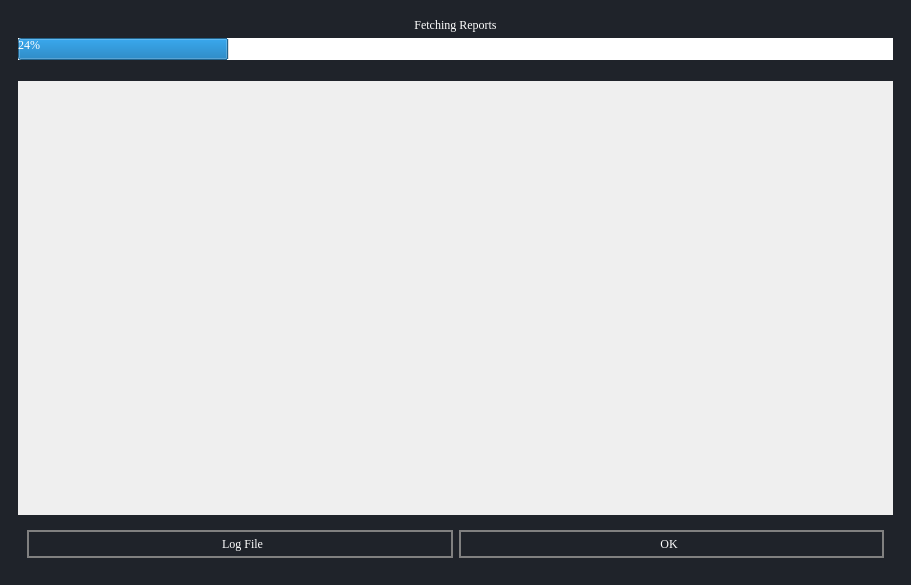
<?xml version="1.0" encoding="UTF-8"?>
<ui version="4.0">
 <class>MainWindow</class>
 <widget class="QMainWindow" name="MainWindow">
  <property name="geometry">
   <rect>
    <x>0</x>
    <y>0</y>
    <width>911</width>
    <height>585</height>
   </rect>
  </property>
  <property name="windowTitle">
   <string>MainWindow</string>
  </property>
  <property name="styleSheet">
   <string notr="true">*{
	
	
border:none;
background-color:transparent;
background:none;
padding:0;
margin:0;
color:#fff;
font-family:georgia;
}



#centralwidget{
background-color: #1f232a;
}
#EditVendor{
background-color:#16191d;
}
QPushButton{
text-align:center;
border:2px solid grey;
border-radius:15px;
padding: 5px 10px;

}
QPushButton:pressed{
background-color:grey;
text-align:left;
padding:2px 10px;
color:white;}</string>
  </property>
  <widget class="QWidget" name="centralwidget">
   <layout class="QGridLayout" name="gridLayout">
    <item row="0" column="0">
     <widget class="QFrame" name="frame">
      <property name="frameShape">
       <enum>QFrame::StyledPanel</enum>
      </property>
      <property name="frameShadow">
       <enum>QFrame::Raised</enum>
      </property>
      <layout class="QGridLayout" name="gridLayout_3">
       <item row="0" column="0">
        <widget class="QLabel" name="label">
         <property name="font">
          <font>
           <family>georgia</family>
          </font>
         </property>
         <property name="layoutDirection">
          <enum>Qt::LeftToRight</enum>
         </property>
         <property name="styleSheet">
          <string notr="true">text-align:center;</string>
         </property>
         <property name="text">
          <string>&lt;html&gt;&lt;head/&gt;&lt;body&gt;&lt;p align=&quot;center&quot;&gt;Fetching Reports&lt;/p&gt;&lt;/body&gt;&lt;/html&gt;</string>
         </property>
        </widget>
       </item>
       <item row="1" column="0">
        <widget class="QProgressBar" name="progress_bar">
         <property name="sizePolicy">
          <sizepolicy hsizetype="Expanding" vsizetype="Fixed">
           <horstretch>0</horstretch>
           <verstretch>0</verstretch>
          </sizepolicy>
         </property>
         <property name="font">
          <font>
           <family>georgia</family>
          </font>
         </property>
         <property name="value">
          <number>24</number>
         </property>
        </widget>
       </item>
       <item row="2" column="0">
        <widget class="QScrollArea" name="results_scroll_area">
         <property name="sizePolicy">
          <sizepolicy hsizetype="Expanding" vsizetype="Expanding">
           <horstretch>0</horstretch>
           <verstretch>0</verstretch>
          </sizepolicy>
         </property>
         <property name="styleSheet">
          <string notr="true">padding-top:15</string>
         </property>
         <property name="widgetResizable">
          <bool>true</bool>
         </property>
         <widget class="QWidget" name="scroll_area_widget_contents">
          <property name="geometry">
           <rect>
            <x>0</x>
            <y>0</y>
            <width>837</width>
            <height>398</height>
           </rect>
          </property>
          <layout class="QVBoxLayout" name="scroll_area_vertical_layout"/>
         </widget>
        </widget>
       </item>
       <item row="3" column="0">
        <widget class="QFrame" name="frame_2">
         <property name="frameShape">
          <enum>QFrame::StyledPanel</enum>
         </property>
         <property name="frameShadow">
          <enum>QFrame::Raised</enum>
         </property>
         <layout class="QGridLayout" name="gridLayout_2">
          <item row="0" column="0">
           <widget class="QPushButton" name="logFileButton">
            <property name="styleSheet">
             <string notr="true">padding-right:5px;</string>
            </property>
            <property name="text">
             <string>Log File</string>
            </property>
           </widget>
          </item>
          <item row="0" column="1">
           <widget class="QPushButton" name="exportButton">
            <property name="sizePolicy">
             <sizepolicy hsizetype="Preferred" vsizetype="Fixed">
              <horstretch>0</horstretch>
              <verstretch>0</verstretch>
             </sizepolicy>
            </property>
            <property name="styleSheet">
             <string notr="true">padding-left:5px;</string>
            </property>
            <property name="text">
             <string>OK</string>
            </property>
           </widget>
          </item>
         </layout>
        </widget>
       </item>
      </layout>
     </widget>
    </item>
   </layout>
  </widget>
 </widget>
 <resources/>
 <connections/>
</ui>
